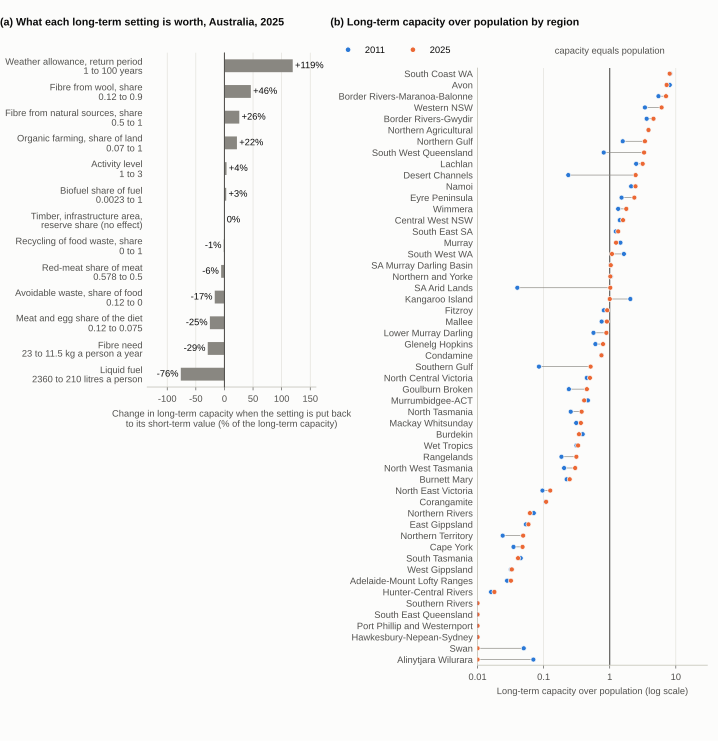

Recreate this plot in Python.
#!/usr/bin/env python3
"""Paper A Figure 5: (a) what each long-term setting is worth for Australia in 2025; (b) long-term capacity over population by region, 2011 and 2025. Corrected method, own yields.
Run from anywhere: python3 -I analysis/figures_2025/paper_A/fig5_long_term.py [--check [--expect 119]]
Data (no number typed in):
  analysis/paper_a/long_term_levers-3.csv   release=2025-fixed, zone=1; lever, alone, without. 'long settings' is the long-term capacity; 'without' is the long-term capacity with that one setting
                                            put back to its short-term value. Panel a shows (without - long) / long as a %, the 'Change' column of Table 6.
  analysis/paper_a/long_term_regions-3.csv  release in (2011-fixed-3, 2025-fixed); zone, name, capacity_long, population, ratio (53 regions = the 53 zones of movers-3.csv)
Panel a: bars from zero, one colour (the settings are nominal). Panel b: dots on a log axis, 2011 blue and 2025 orange, line at 1 (capacity equals population); values below 0.01 are drawn at the axis edge.
Print size 190 mm wide."""
import sys, os, re, textwrap
sys.path.insert(0, os.path.dirname(os.path.abspath(__file__)))
from _common import *
from matplotlib.lines import Line2D
NAMES = {'resilience': ('Weather allowance, return period', ' years'), 'meategg': ('Meat and egg share of the diet', ''), 'redmeat': ('Red-meat share of meat', ''), 'activity': ('Activity level', ''),
         'recycling': ('Recycling of food waste, share', ''), 'losses': ('Avoidable waste, share of food', ''), 'organic': ('Organic farming, share of land', ''), 'fuel': ('Liquid fuel', ' litres a person'),
         'biofuel': ('Biofuel share of fuel', ''), 'fibre': ('Fibre need', ' kg a person a year'), 'fibreNat': ('Fibre from natural sources, share', ''), 'fibreWool': ('Fibre from wool, share', '')}
ZERO = ['timber', 'infrastr2', 'nature2']
lev = {r['lever']: r for r in rd('analysis/paper_a/long_term_levers-3.csv') if r['release'] == '2025-fixed' and r['zone'] == '1'}
long_cap = float(lev['long settings']['alone'])
def key(l): return l.split(' (')[0]
items, zero_ok = [], []
for l, r in lev.items():
    k = key(l)
    if k in ('short settings', 'long settings'): continue
    pct = 100 * (float(r['without']) - long_cap) / long_cap
    if k in ZERO: zero_ok.append(abs(pct) < 0.05); continue
    rng = re.search(r'\((.*)\)', l).group(1)
    items.append((NAMES[k][0] + '\n' + rng + NAMES[k][1], pct))
assert len(zero_ok) == 3 and all(zero_ok)
items.append(('Timber, infrastructure area,\nreserve share (no effect)', 0.0))
items.sort(key=lambda t: -t[1])
zones = sorted_zones()
lr = {(r['release'], r['zone']): r for r in rd('analysis/paper_a/long_term_regions-3.csv') if r['zone'] in zones}
assert len(lr) == 106
order = sorted(zones, key=lambda z: (-float(lr[('2025-fixed', z)]['ratio']), int(z)))
names = {z: lr[('2025-fixed', z)]['name'] for z in zones}
H = 196
fig = plt.figure(figsize=(190 * MM, H * MM))
na = len(items); ha = na * 6.8
axa = fig.add_axes([0.205, (H - 14 - ha) / H, 0.235, ha / H]); style_ax(axa, grid='x', left=False)
ys = range(na)
bars = axa.barh(list(ys), [p for _, p in items], height=0.5, color=MUTED, zorder=3)
axa.set_ylim(na - 0.5, -0.5); axa.set_xlim(-135, 160)
axa.set_yticks(list(ys)); axa.set_yticklabels([n for n, _ in items], fontsize=7, linespacing=1.05); axa.tick_params(axis='y', length=0)
axa.axvline(0, color=INK2, lw=0.8, zorder=4)
for y, (_, p) in zip(ys, items):
    axa.text(p + (4 if p >= 0 else -4), y, f'{p:+.0f}%' if abs(p) >= 0.5 else '0%', ha='left' if p >= 0 else 'right', va='center', fontsize=7, color=INK)
axa.set_xticks([-100, -50, 0, 50, 100, 150]); axa.set_xticklabels(['-100', '-50', '0', '50', '100', '150'])
axa.set_xlabel('Change in long-term capacity when the setting is put back\nto its short-term value (% of the long-term capacity)', fontsize=7)
fig.text(0.0, (H - 6) / H, '(a) What each long-term setting is worth, Australia, 2025', fontsize=8, fontweight='bold', va='center')
axb = fig.add_axes([0.665, 20 / H, 0.32, (H - 38) / H]); style_ax(axb, grid='x')
n = len(order); FLOOR = 0.01
axb.set_xscale('log'); axb.set_xlim(FLOOR, 30); axb.set_ylim(n - 0.5, -0.5); axb.minorticks_off()
axb.set_xticks([0.01, 0.1, 1, 10]); axb.set_xticklabels(['0.01', '0.1', '1', '10'])
axb.set_yticks(range(n)); axb.set_yticklabels([reg_label(names[z]) for z in order], fontsize=7); axb.tick_params(axis='y', length=0)
axb.axvline(1, color=INK2, lw=0.8, zorder=2)
for i, z in enumerate(order):
    v11, v25 = max(float(lr[('2011-fixed-3', z)]['ratio']), FLOOR), max(float(lr[('2025-fixed', z)]['ratio']), FLOOR)
    axb.plot([v11, v25], [i, i], color=MUTED, lw=0.5, zorder=2)
    axb.scatter([v11], [i], s=14, color=BLUE, edgecolor=SURFACE, linewidth=0.5, zorder=4); axb.scatter([v25], [i], s=14, color=ORANGE, edgecolor=SURFACE, linewidth=0.5, zorder=5)
axb.set_xlabel('Long-term capacity over population (log scale)')
fig.text(0.46, (H - 6) / H, '(b) Long-term capacity over population by region', fontsize=8, fontweight='bold', va='center')
fig.legend(handles=[Line2D([], [], marker='o', ls='', ms=4.5, color=BLUE, mec=SURFACE, label='2011'), Line2D([], [], marker='o', ls='', ms=4.5, color=ORANGE, mec=SURFACE, label='2025')],
           loc='upper left', bbox_to_anchor=(0.46, (H - 10) / H), ncol=2, frameon=False, fontsize=7)
axb.text(1, -1.6, 'capacity equals population', fontsize=7, color=INK2, ha='center', va='bottom', clip_on=False)
save(fig, 'fig5_long_term')
caption = caption_for('Figure 5')
register('Figure 5', 'fig5_long_term.png; fig5_long_term.svg; fig5_long_term.pdf', 'analysis/paper_a/long_term_levers-3.csv; analysis/paper_a/long_term_regions-3.csv',
         'long_term_levers-3: release=2025-fixed, zone=1, lever, alone, without; long_term_regions-3: release, zone, name, ratio', caption, 'A417 A152 A153 A154 A155 A156 A157 A158 A159 A160 A161 A162')
if '--check' in sys.argv:
    # second route: ratio of the two capacities; the plotted value is the width of the weather-allowance bar read from the saved artist
    alt = (float(lev['resilience (1 to 100)']['without']) / float(lev['long settings']['without']) - 1) * 100
    wi = [i for i, (n, _) in enumerate(items) if n.startswith('Weather')][0]
    check('weather allowance put back to 1 year, change on the 2025 long-term capacity, % (read from the plotted bar)', alt, float(bars.patches[wi].get_width()), 119, 0)
print('Figure 5: levers', [(n[:20], round(p)) for n, p in items][:4], 'regions at floor', sum(1 for z in order for y in ('2011-fixed-3', '2025-fixed') if float(lr[(y, z)]['ratio']) < FLOOR))
